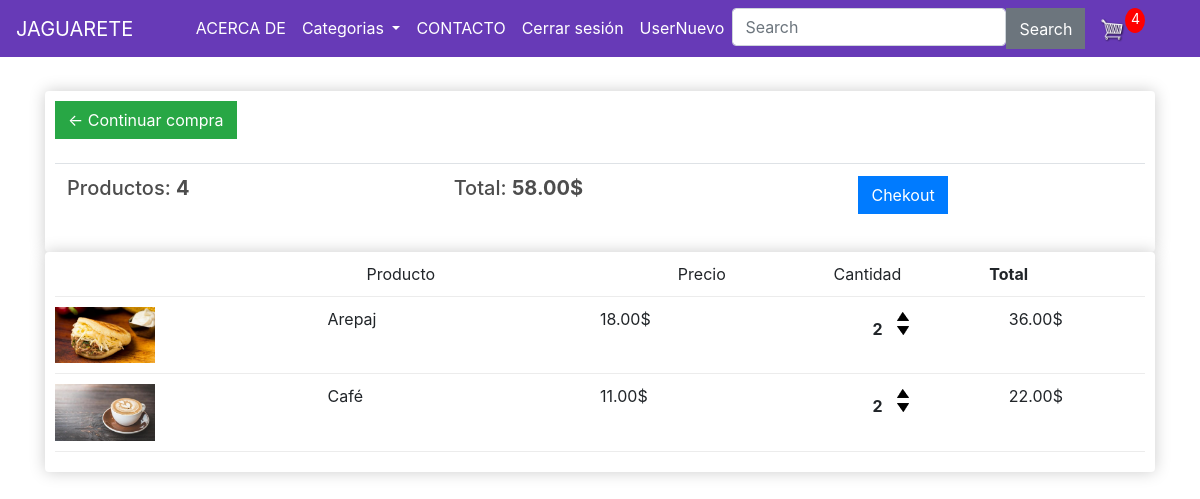
/car/ (signed in), run on the app's committed database.
### store/models.py (models this page shows, shortened)
class Order(models.Model):
    customer = models.ForeignKey(Customer, on_delete = models.SET_NULL,blank=True,null=True)
    date_orderd = models.DateTimeField(auto_now_add= True)
    complete = models.BooleanField(default= False, null= True, blank= False)
    transaction_id = models.CharField(max_length=200,null=True)
    @property
    def get_car_total(self):
        orderitems = self.orderitem_set.all()
        total =sum([Item.get_total for Item in orderitems])
        return total
    @property
    def get_car_items(self):
        orderitems = self.orderitem_set.all()
        total =sum([Item.quantity for Item in orderitems])
        return total

class OrderItem(models.Model):
    product = models.ForeignKey(Product, on_delete = models.SET_NULL,blank=True,null=True)
    order = models.ForeignKey(Order, on_delete = models.SET_NULL,blank=True,null=True)
    quantity = models.IntegerField(default=0,null=True,blank=True)
    date_added = models.DateTimeField(auto_now_add = True)
    @property
    def get_total(self):
        total = self.product.price * self.quantity
        return total

class Product(models.Model):
    name= models.CharField(max_length=200,null = True)
    price = models.DecimalField(max_digits=7, decimal_places=2)
    img = models.ImageField(null= True,blank=True)
    description = models.CharField(max_length=255,default="")
    category = models.CharField(max_length=255,default="Comidas")

### store/views.py (the view)
# urls.py: path('car/',views.car, name="car"),
def car(request):
    if request.user.is_authenticated:
        customer = request.user.customer
        order, created = Order.objects.get_or_create(customer=customer, complete=False )
        Items = order.orderitem_set.all()
        carItems = order.get_car_items
    else:
        Items = []
        order = {'get_car_total':0,'get_car_items':0 }
        carItems = order.get_car_items
        carItems = order['get_car_items']
    context = {'Items': Items, 'order': order, 'carItems':carItems }
    return render(request,'store/car.html',context)

### store/templates/store/car.html
{% extends 'store/main.html' %}
{% load static %}
{% block content %}
<div class="row">
    <div class="col-lg-12">
        <div class="box-element">
            <a href="{% url 'store' %}" class="btn btn-success"> &#x2190; Continuar compra</a>
            <br>
            <br>
            <table class="table">
                <tr>
                    <th><h5>Productos: <strong>{{order.get_car_items}}</strong></h5></th>
                    <th><h5>Total: <strong>{{order.get_car_total | floatformat:2}}$</strong></h5></th>
                    <th>
                        <a class="btn btn-primary" href="{% url 'checkout' %}">Chekout</a>
                    </th>
                </tr>
            </table>
        </div>
        <div class="box-element">
            <div class="cart-row">
                <div style="flex:2"></div>
                <div style="flex:2">Producto</div>
                <div style="flex:1">Precio</div>
                <div style="flex:1">Cantidad</div>
                <div style="flex:1"><strong>Total</strong></div>
            </div>
            {% for Item in Items %}
            <div class="cart-row">
                <div style="flex:2"> <img class="row-image" src="{{Item.product.img.url}}" alt=""> </div>
                <div style="flex:2">{{Item.product.name}}</div>
                <div style="flex:1">{{Item.product.price | floatformat:2}}$</div>
                <div style="flex:1"></div>
                <div style="flex:1">
                <p class="quantity">{{Item.quantity}}</p>
                <div class="quantity">
                    <img data-product={{Item.product.id}} data-action="add" src="{% static 'img/flecha-arriba.png' %}" class="chg-quantity update-car" alt="">
                    <img data-product={{Item.product.id}} data-action="remove" src="{% static 'img/flecha-abajo.png' %}" class="chg-quantity update-car" alt="">
                </div>
                </div>
                <div style="flex:1">{{Item.get_total}}$</div>
            </div>
            {% endfor %}
        </div>
    </div>
</div>
{% endblock content %}

### store/templates/store/main.html (shortened to what this page needs)
<!DOCTYPE html>
{% load static %}
<html>
<head>
	<link rel="stylesheet" href="https://stackpath.bootstrapcdn.com/bootstrap/4.4.1/css/bootstrap.min.css">
	<link rel="stylesheet" type="text/css" href="{% static 'css/style.css' %}">
</head>
<body>
	<nav class="navbar navbar-expand-lg navbar-dark bg-dark">
	  <a class="navbar-brand" href="{% url 'store' %}">JAGUARETE</a>
	  <div class="collapse navbar-collapse" id="navbarSupportedContent">
	    <ul class="navbar-nav mx-auto">
		<li class="nav-item">
			<a class="nav-link" href="{% url 'acerca' %}">ACERCA DE</a>
		  </li>
		  <li class="nav-item dropdown">
			<a class="nav-link dropdown-toggle" href="#" id="navbarDropdown" role="button" data-bs-toggle="dropdown" aria-expanded="false">
			  Categorias
			</a>
		  </li>
		  <li class="nav-item">
			<a class="nav-link" href="{% url 'contacto' %}">CONTACTO</a>
		  </li>
		  {% if user.is_authenticated %}
		  <li class="nav-item">
			<a class="nav-link" href="{% url 'logout' %}">Cerrar sesión </a>
		  </li>
		  <li class="nav-item">
			<a class="nav-link" href="#">{{user.username}}</a>
		  </li>
		  {% else %}
		  <div class="form-inline my-2 my-lg-0">
			<a href="{% url 'login' %}"class="btn btn-success">Ingresar</a>
		</div>
		  {% endif %}
		  <form class="d-flex" method="POST" action="{% url 'search' %}">
		  <input class="form-control me-2" type="search" placeholder="Search" aria-label="Search" name="searched">
		  <button class="btn btn-secondary" type="submit" >Search</button>
		</form>
	    <div class="form-inline my-2 my-lg-0">
	     	<a href="{% url 'car' %}">
	    		<img  id="cart-icon" src="{% static 'img/car.png' %}">
	    	</a>
	    	<p id="cart-total">{{carItems}}</p>
	    </div>
	</ul>
	  </div>
	</nav>
     <div class="container">
            <br>
            {% block content %}
            {% endblock content %}
         </div>
</body>
</html>

### static/css/style.css (style rules this page uses)
h1,h2,h3,h4,h5,h6 { color:hsl(0, 0%, 30%); }
.navbar-dark .navbar-nav .nav-link { color: white!important; }
.box-element { box-shadow:hsl(0, 0%, 80%) 0 0 16px; background-color: #fff; border-radius: 4px; padding: 10px; }
.bg-dark { background-color: #673AB7!important; }
#cart-icon { width:25px; display: inline-block; margin-left: 15px; }
#cart-total { display: block; text-align: center; color:#fff; background-color: red; width: 20px; height: 25px; border-radius: 50%; font-size: 14px; }
.col-lg-4, .col-lg-6, .col-lg-8, .col-lg-12 { margin-top: 10px; }
.btn { border-radius: 0; }
.row-image { width: 100px; }
.cart-row { display: flex; align-items: flex-stretch; padding-bottom: 10px; margin-bottom: 10px; border-bottom: 1px solid #ececec; }
.quantity { display: inline-block; font-weight: 700; padding-right:10px; }
.chg-quantity { width: 12px; cursor: pointer; display: block; margin-top: 5px; transition:.1s; }

### data on the page
Order: get_car_items "4", get_car_total "58.00"
OrderItem: product.img (picture), product.name "Arepaj", product.price "18.00", quantity "2", get_total "36.00"
OrderItem: product.img (picture), product.name "Café", product.price "11.00", quantity "2", get_total "22.00"

### other printed values
{{ user.username }} "UserNuevo"
{{ carItems }} "4"
